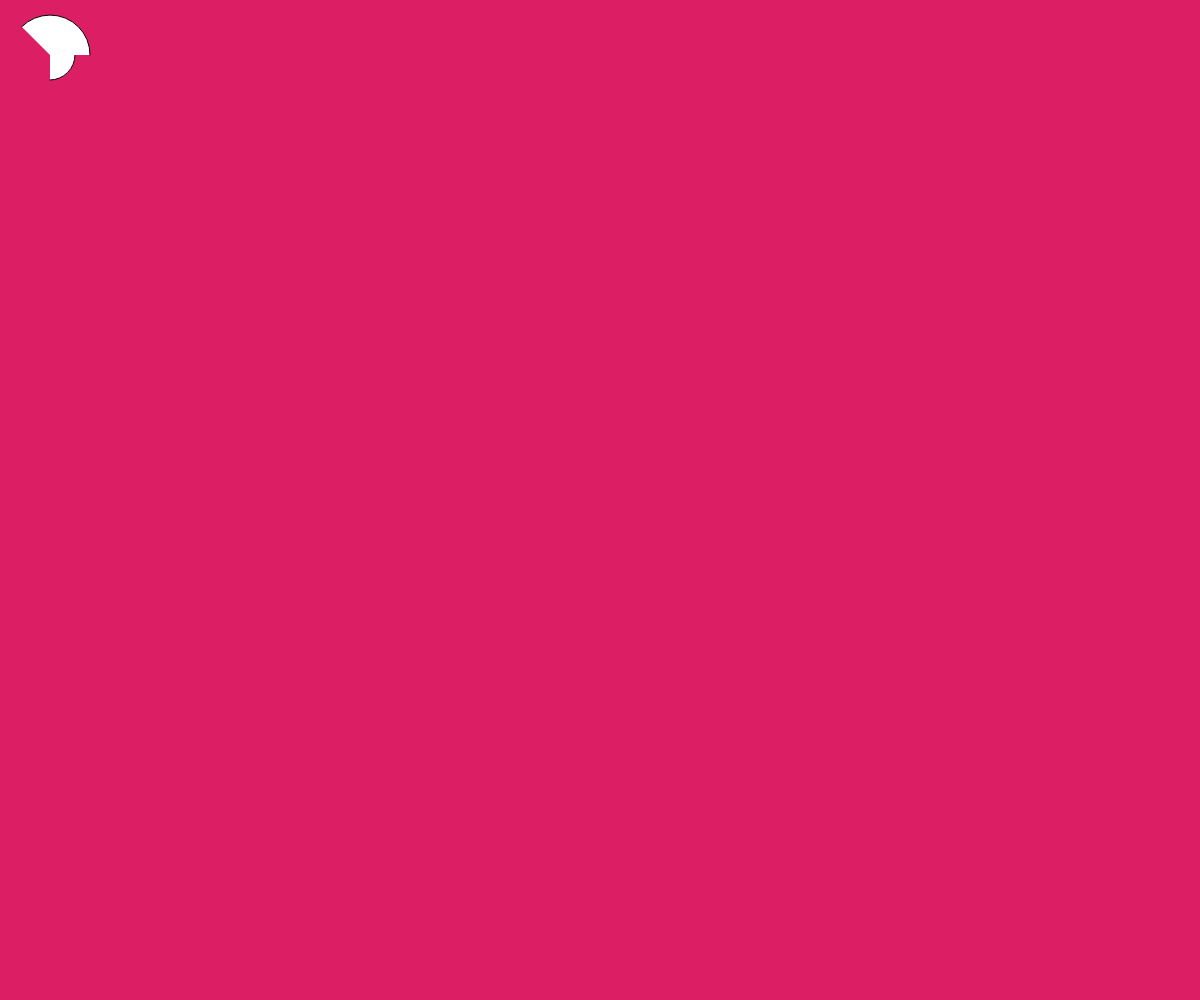
Frame 1 (no input)
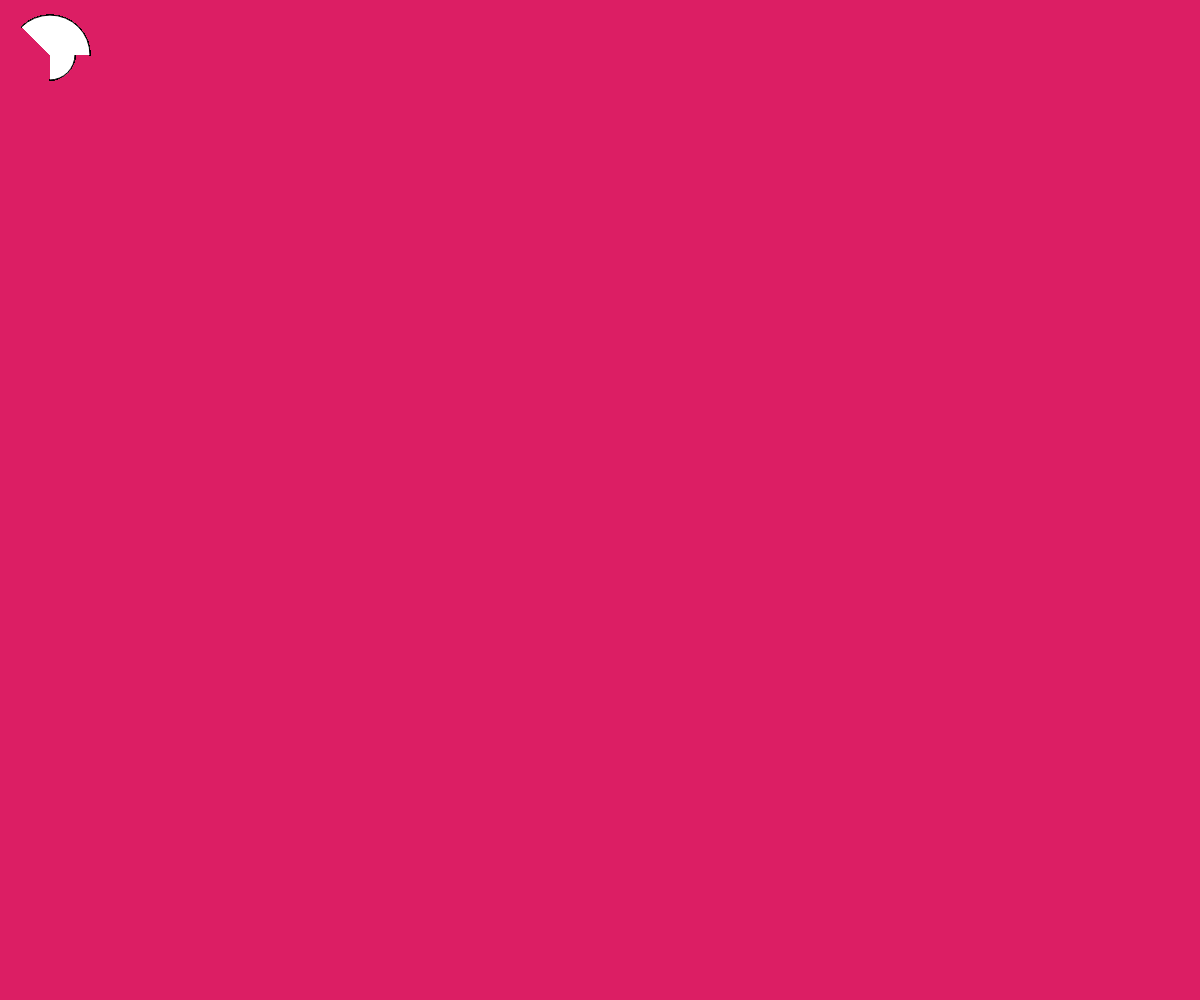
Frame 60 (no input)
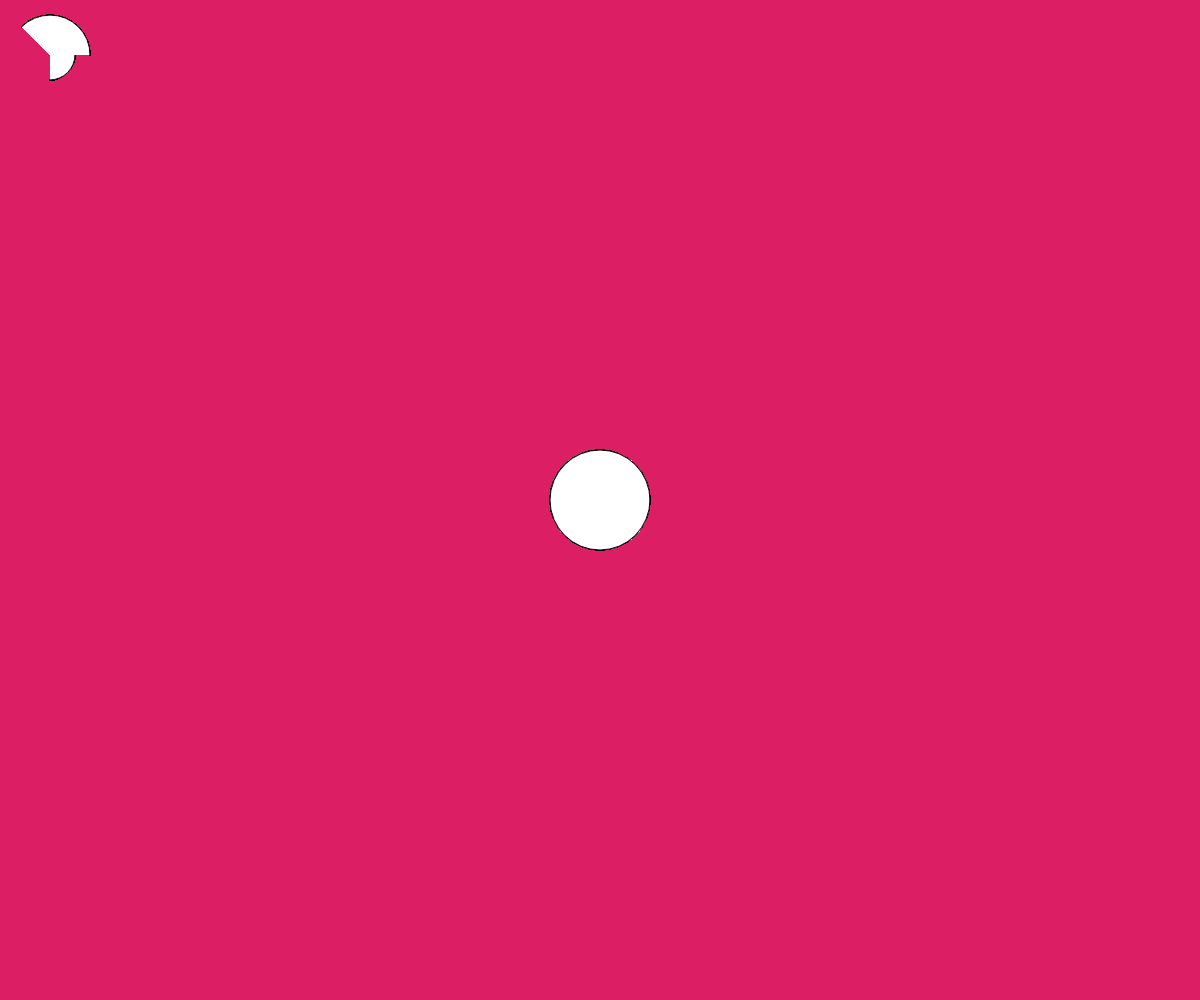
Frame 120 (the mouse pressed at the canvas centre since frame 60)

The p5.js sketch that drew these frames (run headless with seeded random() and noise() and a simulated clock; from frame 60 on, the mouse is pressed at the canvas centre):

// p5.js sketch
// ── sketch.js
function setup() { 
createCanvas(windowWidth, windowHeight)
  background(220,30,100);
}
 function draw() {
arc(50, 55, 50, 50, 0, HALF_PI);
  arc(50, 55, 80, 80, PI + QUARTER_PI, TWO_PI);

  circle(mouseX, mouseY, mouseY/5);
 }
